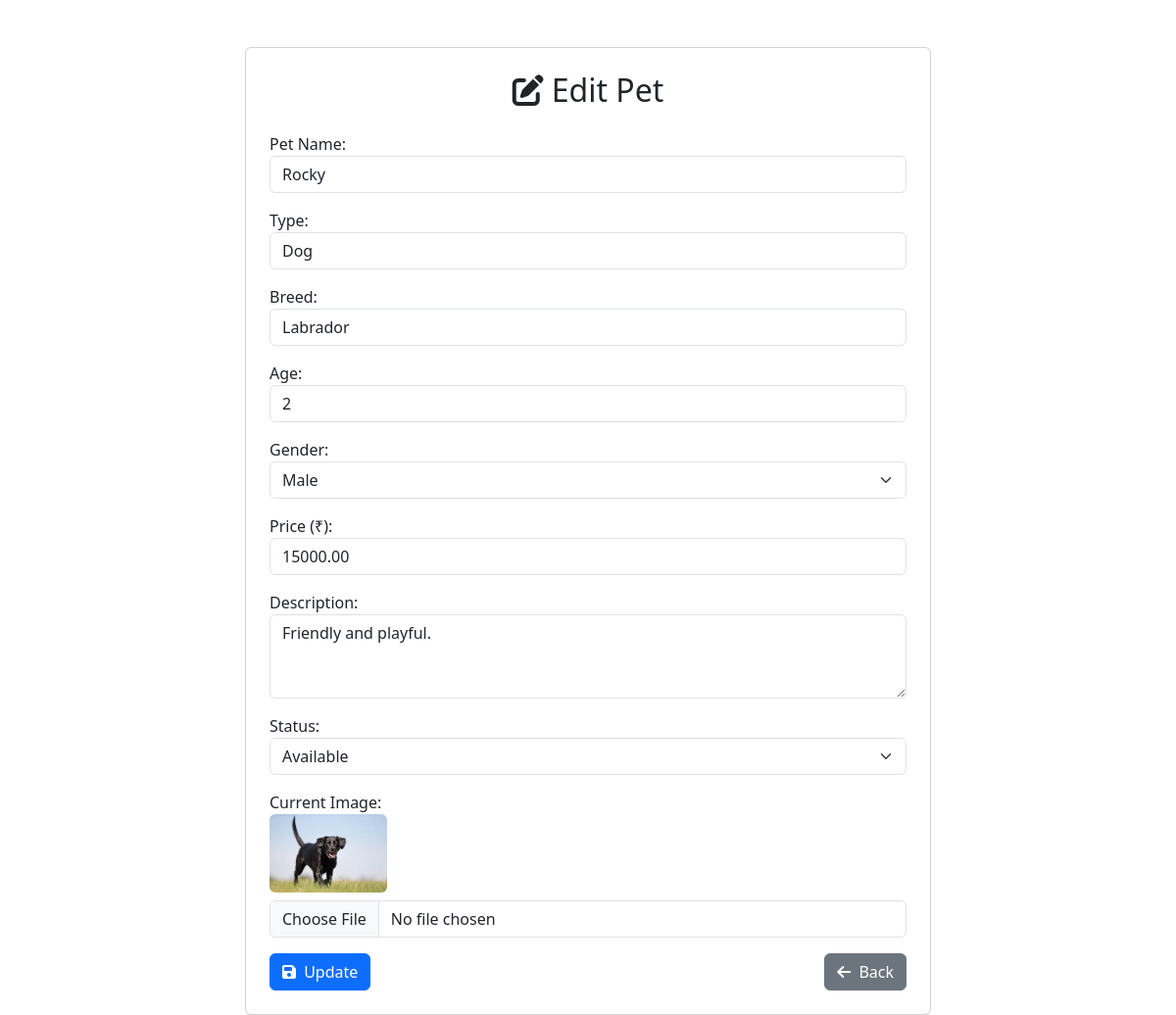
Page /edit_pet.php?id=1 on the committed database.
### tables this page shows
CREATE TABLE `pets` (
  `pet_id` int(11) NOT NULL,
  `name` varchar(100) NOT NULL,
  `type` varchar(50) DEFAULT NULL,
  `breed` varchar(100) DEFAULT NULL,
  `age` int(11) DEFAULT NULL,
  `gender` varchar(10) DEFAULT NULL,
  `price` decimal(10,2) DEFAULT 0.00,
  `description` text DEFAULT NULL,
  `image` varchar(255) DEFAULT NULL,
  `status` varchar(20) DEFAULT 'available',
  `added_on` timestamp NOT NULL DEFAULT current_timestamp()
);

### edit_pet.php (the view, shortened to what this page needs)
<?php
include 'includes/config.php';
$id = intval($_GET['id']);
if(isset($_SESSION['user_id'])) {
    $user_id = $_SESSION['user_id'];
    $stmt = $conn->prepare("SELECT * FROM pets WHERE pet_id=? AND added_by_user_id=?");
    $stmt->bind_param("ii", $id, $user_id);
} else {
    $stmt = $conn->prepare("SELECT * FROM pets WHERE pet_id=?");
    $stmt->bind_param("i", $id);
}
$stmt->execute();
$result = $stmt->get_result();
$pet = $result->fetch_assoc();
$dashboard_link = isset($_SESSION['admin_id']) ? "admin_dashboard.php" : "user_dashboard.php";
?>
<!DOCTYPE html>
<html lang="en">
<head>
<link href="https://cdn.jsdelivr.net/npm/bootstrap@5.3.0/dist/css/bootstrap.min.css" rel="stylesheet">
<link href="https://cdnjs.cloudflare.com/ajax/libs/font-awesome/6.5.0/css/all.min.css" rel="stylesheet">
</head>
<body class="container mt-5">
<div class="card p-4 mx-auto" style="max-width: 700px;">
<h2 class="mb-4 text-center"><i class="fa fa-edit me-2"></i>Edit Pet</h2>
<form method="POST" enctype="multipart/form-data">
    <div class="mb-3">
        <label>Pet Name:</label>
        <input type="text" name="name" value="<?= $pet['name'] ?>" class="form-control" required>
    </div>
    <div class="mb-3">
        <label>Type:</label>
        <input type="text" name="type" value="<?= $pet['type'] ?>" class="form-control" required>
    </div>
    <div class="mb-3">
        <label>Breed:</label>
        <input type="text" name="breed" value="<?= $pet['breed'] ?>" class="form-control" required>
    </div>
    <div class="mb-3">
        <label>Age:</label>
        <input type="number" name="age" value="<?= $pet['age'] ?>" class="form-control" required>
    </div>
    <div class="mb-3">
        <label>Gender:</label>
        <select name="gender" class="form-select" required>
            <option value="Male" <?= $pet['gender'] === 'Male' ? 'selected' : '' ?>>Male</option>
        </select>
    </div>
    <div class="mb-3">
        <label>Price (₹):</label>
        <input type="number" name="price" value="<?= $pet['price'] ?>" class="form-control" required>
    </div>
    <div class="mb-3">
        <label>Description:</label>
        <textarea name="description" class="form-control" rows="3" required><?= $pet['description'] ?></textarea>
    </div>
    <div class="mb-3">
        <label>Status:</label>
        <select name="status" class="form-select">
            <option value="available" <?= $pet['status'] === 'available' ? 'selected' : '' ?>>Available</option>
        </select>
    </div>
    <div class="mb-3">
        <label>Current Image:</label><br>
        <img src="assets/images/pet-uploads/<?= $pet['image'] ?>" width="120" class="mb-2 rounded">
        <input type="file" name="image" class="form-control">
    </div>
    <div class="d-flex justify-content-between">
        <button type="submit" class="btn btn-primary"><i class="fa fa-save me-1"></i> Update</button>
        <a href="<?= $dashboard_link ?>" class="btn btn-secondary"><i class="fa fa-arrow-left me-1"></i> Back</a>
    </div>
</form>
</div>
</body>
</html>

### rows in the picture
pets: name "Rocky", type "Dog", breed "Labrador", age "2", gender "Male", price "15000.00", description "Friendly and playful.", status "Available", image (picture)
